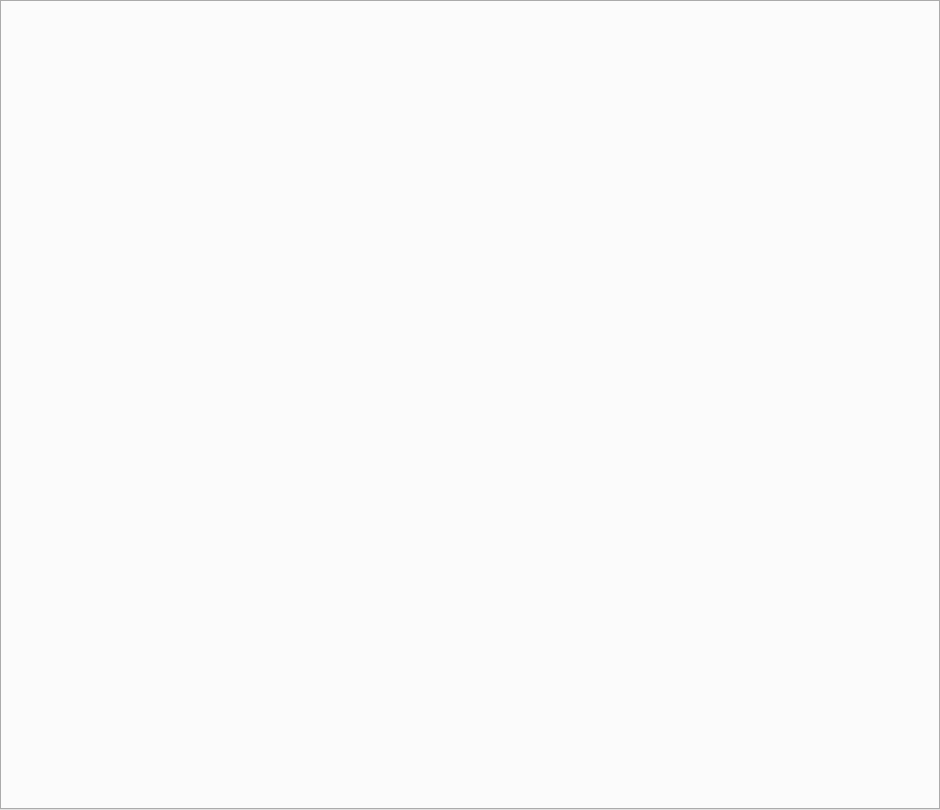
<?xml version="1.0" encoding="UTF-8"?>
<ui version="4.0">
 <class>ActivityPage</class>
 <widget class="QDialog" name="ActivityPage">
  <property name="geometry">
   <rect>
    <x>0</x>
    <y>0</y>
    <width>940</width>
    <height>810</height>
   </rect>
  </property>
  <property name="windowTitle">
   <string>Dialog</string>
  </property>
  <layout class="QVBoxLayout" name="verticalLayout_19">
   <property name="spacing">
    <number>0</number>
   </property>
   <property name="leftMargin">
    <number>0</number>
   </property>
   <property name="topMargin">
    <number>0</number>
   </property>
   <property name="rightMargin">
    <number>0</number>
   </property>
   <property name="bottomMargin">
    <number>0</number>
   </property>
   <item>
    <widget class="QTabWidget" name="tabs"/>
   </item>
  </layout>
 </widget>
 <resources/>
 <connections/>
</ui>
